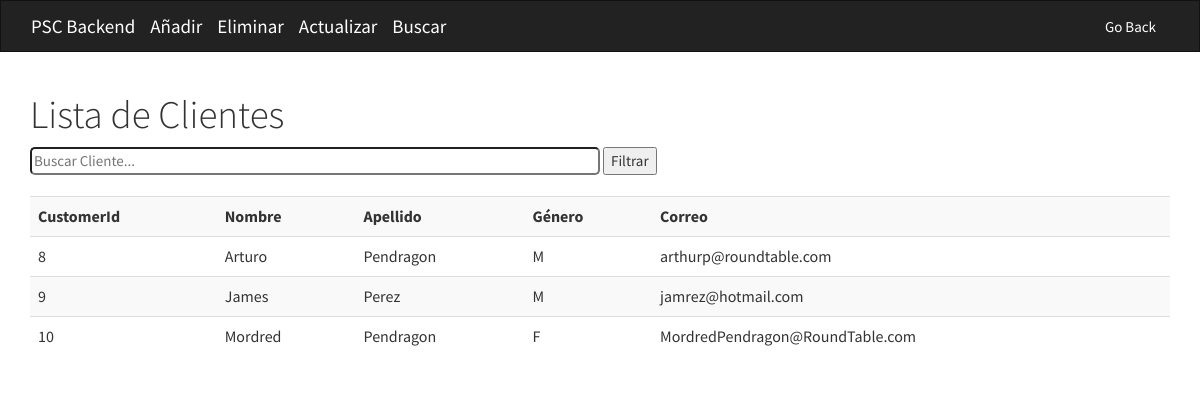
The page /backend/customer/customer_search.php on the database its author committed.
### tables this page shows
CREATE TABLE `customer` (
  `CustomerID` int(11) NOT NULL AUTO_INCREMENT,
  `FName` varchar(30) NOT NULL,
  `LName` varchar(30) NOT NULL,
  `Gender` varchar(255) NOT NULL,
  `Email` varchar(255) NOT NULL,
  PRIMARY KEY (`CustomerID`)
);

### backend/customer/customer_search.php (the view, shortened to what this page needs)
<?php include '../template/header.php' ?>
<h1>Lista de Clientes</h1>
<?php
	if(isset($_POST['search'])){
		$valueToSearch=$_POST['myInput'];
		$qry="select * from customer where CONCAT(fname,lname) LIKE '%".$valueToSearch."%'";
		$search_result=filterTable($mysqli,$qry);
	}
	else{
		$qry="Select * from customer";
		$search_result=filterTable($mysqli,$qry);
	}
	function filterTable($mysqli,$qry){
		$filter_result = $mysqli->query($qry);
		return $filter_result;
	}
?>
<form action="" method="post">
	<input type="text" style="width: 50%;border-radius: 5px;" name="myInput" name="valueToSearch" placeholder="Buscar Cliente..." title="Buscar Cliente">
	<input type="submit" name="search" value="Filtrar">
	<br><br>
	<table class="table table-striped">
	    <tr>
	        <th>CustomerId</th>
	        <th>Nombre</th>
	        <th>Apellido</th>
	        <th>Género</th>
	        <th>Correo</th>
	    </tr>
		<?php while($row = mysqli_fetch_array($search_result, MYSQLI_ASSOC)){ ?>
			<tr>
				<td><?php echo $row['CustomerID']; ?></td>
				<td><?php echo $row['FName']; ?></td>
	            <td><?php echo $row['LName']; ?></td>
	            <td><?php echo $row['Gender']; ?></td>
	            <td><?php echo $row['Email']; ?></td>
	        </tr>
		<?php } ?>
	</table>
</form>
<?php include '../template/footer.php' ?>

### rows shown on the page
customer: CustomerID "8", FName "Arturo", LName "Pendragon", Gender "M", Email "arthurp@roundtable.com"
customer: CustomerID "9", FName "James", LName "Perez", Gender "M", Email "jamrez@hotmail.com"
customer: CustomerID "10", FName "Mordred", LName "Pendragon", Gender "F", Email "MordredPendragon@RoundTable.com"
